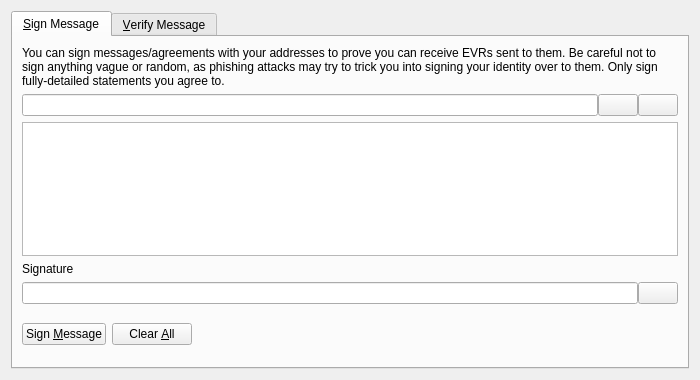
<?xml version="1.0" encoding="UTF-8"?>
<ui version="4.0">
 <class>SignVerifyMessageDialog</class>
 <widget class="QDialog" name="SignVerifyMessageDialog">
  <property name="geometry">
   <rect>
    <x>0</x>
    <y>0</y>
    <width>700</width>
    <height>380</height>
   </rect>
  </property>
  <property name="windowTitle">
   <string>Signatures - Sign / Verify a Message</string>
  </property>
  <property name="modal">
   <bool>true</bool>
  </property>
  <layout class="QVBoxLayout" name="verticalLayout">
   <item>
    <widget class="QTabWidget" name="tabWidget">
     <property name="currentIndex">
      <number>0</number>
     </property>
     <widget class="QWidget" name="tabSignMessage">
      <attribute name="title">
       <string>&amp;Sign Message</string>
      </attribute>
      <layout class="QVBoxLayout" name="verticalLayout_SM">
       <item>
        <widget class="QLabel" name="infoLabel_SM">
         <property name="text">
          <string>You can sign messages/agreements with your addresses to prove you can receive EVRs sent to them. Be careful not to sign anything vague or random, as phishing attacks may try to trick you into signing your identity over to them. Only sign fully-detailed statements you agree to.</string>
         </property>
         <property name="textFormat">
          <enum>Qt::PlainText</enum>
         </property>
         <property name="wordWrap">
          <bool>true</bool>
         </property>
        </widget>
       </item>
       <item>
        <layout class="QHBoxLayout" name="horizontalLayout_1_SM">
         <property name="spacing">
          <number>0</number>
         </property>
         <item>
          <widget class="QValidatedLineEdit" name="addressIn_SM">
           <property name="toolTip">
            <string>The Evrmore address to sign the message with</string>
           </property>
          </widget>
         </item>
         <item>
          <widget class="QPushButton" name="addressBookButton_SM">
           <property name="toolTip">
            <string>Choose previously used address</string>
           </property>
           <property name="text">
            <string/>
           </property>
           <property name="icon">
            <iconset resource="../evrmore.qrc">
             <normaloff>:/icons/address-book</normaloff>:/icons/address-book</iconset>
           </property>
           <property name="shortcut">
            <string>Alt+A</string>
           </property>
           <property name="autoDefault">
            <bool>false</bool>
           </property>
          </widget>
         </item>
         <item>
          <widget class="QPushButton" name="pasteButton_SM">
           <property name="toolTip">
            <string>Paste address from clipboard</string>
           </property>
           <property name="text">
            <string/>
           </property>
           <property name="icon">
            <iconset resource="../evrmore.qrc">
             <normaloff>:/icons/editpaste</normaloff>:/icons/editpaste</iconset>
           </property>
           <property name="shortcut">
            <string>Alt+P</string>
           </property>
           <property name="autoDefault">
            <bool>false</bool>
           </property>
          </widget>
         </item>
        </layout>
       </item>
       <item>
        <widget class="QPlainTextEdit" name="messageIn_SM">
         <property name="toolTip">
          <string>Enter the message you want to sign here</string>
         </property>
        </widget>
       </item>
       <item>
        <widget class="QLabel" name="signatureLabel_SM">
         <property name="text">
          <string>Signature</string>
         </property>
         <property name="textFormat">
          <enum>Qt::PlainText</enum>
         </property>
        </widget>
       </item>
       <item>
        <layout class="QHBoxLayout" name="horizontalLayout_2_SM">
         <property name="spacing">
          <number>0</number>
         </property>
         <item>
          <widget class="QLineEdit" name="signatureOut_SM">
           <property name="font">
            <font>
             <italic>true</italic>
            </font>
           </property>
           <property name="readOnly">
            <bool>true</bool>
           </property>
          </widget>
         </item>
         <item>
          <widget class="QPushButton" name="copySignatureButton_SM">
           <property name="toolTip">
            <string>Copy the current signature to the system clipboard</string>
           </property>
           <property name="text">
            <string/>
           </property>
           <property name="icon">
            <iconset resource="../evrmore.qrc">
             <normaloff>:/icons/editcopy</normaloff>:/icons/editcopy</iconset>
           </property>
           <property name="autoDefault">
            <bool>false</bool>
           </property>
          </widget>
         </item>
        </layout>
       </item>
       <item>
        <layout class="QHBoxLayout" name="horizontalLayout_3_SM">
         <item>
          <widget class="QPushButton" name="signMessageButton_SM">
           <property name="toolTip">
            <string>Sign the message to prove you own this Evrmore address</string>
           </property>
           <property name="text">
            <string>Sign &amp;Message</string>
           </property>
           <property name="icon">
            <iconset resource="../evrmore.qrc">
             <normaloff>:/icons/edit</normaloff>:/icons/edit</iconset>
           </property>
           <property name="autoDefault">
            <bool>false</bool>
           </property>
          </widget>
         </item>
         <item>
          <widget class="QPushButton" name="clearButton_SM">
           <property name="toolTip">
            <string>Reset all sign message fields</string>
           </property>
           <property name="text">
            <string>Clear &amp;All</string>
           </property>
           <property name="icon">
            <iconset resource="../evrmore.qrc">
             <normaloff>:/icons/remove</normaloff>:/icons/remove</iconset>
           </property>
           <property name="autoDefault">
            <bool>false</bool>
           </property>
          </widget>
         </item>
         <item>
          <spacer name="horizontalSpacer_1_SM">
           <property name="orientation">
            <enum>Qt::Horizontal</enum>
           </property>
           <property name="sizeHint" stdset="0">
            <size>
             <width>40</width>
             <height>48</height>
            </size>
           </property>
          </spacer>
         </item>
         <item>
          <widget class="QLabel" name="statusLabel_SM">
           <property name="font">
            <font>
             <weight>75</weight>
             <bold>true</bold>
            </font>
           </property>
           <property name="text">
            <string/>
           </property>
           <property name="wordWrap">
            <bool>true</bool>
           </property>
          </widget>
         </item>
         <item>
          <spacer name="horizontalSpacer_2_SM">
           <property name="orientation">
            <enum>Qt::Horizontal</enum>
           </property>
           <property name="sizeHint" stdset="0">
            <size>
             <width>40</width>
             <height>48</height>
            </size>
           </property>
          </spacer>
         </item>
        </layout>
       </item>
      </layout>
     </widget>
     <widget class="QWidget" name="tabVerifyMessage">
      <attribute name="title">
       <string>&amp;Verify Message</string>
      </attribute>
      <layout class="QVBoxLayout" name="verticalLayout_VM">
       <item>
        <widget class="QLabel" name="infoLabel_VM">
         <property name="text">
          <string>Enter the receiver's address, message (ensure you copy line breaks, spaces, tabs, etc. exactly) and signature below to verify the message. Be careful not to read more into the signature than what is in the signed message itself, to avoid being tricked by a man-in-the-middle attack. Note that this only proves the signing party receives with the address, it cannot prove sendership of any transaction!</string>
         </property>
         <property name="textFormat">
          <enum>Qt::PlainText</enum>
         </property>
         <property name="alignment">
          <set>Qt::AlignLeading|Qt::AlignLeft|Qt::AlignTop</set>
         </property>
         <property name="wordWrap">
          <bool>true</bool>
         </property>
        </widget>
       </item>
       <item>
        <layout class="QHBoxLayout" name="horizontalLayout_1_VM">
         <property name="spacing">
          <number>0</number>
         </property>
         <item>
          <widget class="QValidatedLineEdit" name="addressIn_VM">
           <property name="toolTip">
            <string>The Evrmore address the message was signed with</string>
           </property>
          </widget>
         </item>
         <item>
          <widget class="QPushButton" name="addressBookButton_VM">
           <property name="toolTip">
            <string>Choose previously used address</string>
           </property>
           <property name="text">
            <string/>
           </property>
           <property name="icon">
            <iconset resource="../evrmore.qrc">
             <normaloff>:/icons/address-book</normaloff>:/icons/address-book</iconset>
           </property>
           <property name="shortcut">
            <string>Alt+A</string>
           </property>
           <property name="autoDefault">
            <bool>false</bool>
           </property>
          </widget>
         </item>
        </layout>
       </item>
       <item>
        <widget class="QPlainTextEdit" name="messageIn_VM"/>
       </item>
       <item>
        <widget class="QValidatedLineEdit" name="signatureIn_VM"/>
       </item>
       <item>
        <layout class="QHBoxLayout" name="horizontalLayout_2_VM">
         <item>
          <widget class="QPushButton" name="verifyMessageButton_VM">
           <property name="toolTip">
            <string>Verify the message to ensure it was signed with the specified Evrmore address</string>
           </property>
           <property name="text">
            <string>Verify &amp;Message</string>
           </property>
           <property name="icon">
            <iconset resource="../evrmore.qrc">
             <normaloff>:/icons/transaction_0</normaloff>:/icons/transaction_0</iconset>
           </property>
           <property name="autoDefault">
            <bool>false</bool>
           </property>
          </widget>
         </item>
         <item>
          <widget class="QPushButton" name="clearButton_VM">
           <property name="toolTip">
            <string>Reset all verify message fields</string>
           </property>
           <property name="text">
            <string>Clear &amp;All</string>
           </property>
           <property name="icon">
            <iconset resource="../evrmore.qrc">
             <normaloff>:/icons/remove</normaloff>:/icons/remove</iconset>
           </property>
           <property name="autoDefault">
            <bool>false</bool>
           </property>
          </widget>
         </item>
         <item>
          <spacer name="horizontalSpacer_1_VM">
           <property name="orientation">
            <enum>Qt::Horizontal</enum>
           </property>
           <property name="sizeHint" stdset="0">
            <size>
             <width>40</width>
             <height>48</height>
            </size>
           </property>
          </spacer>
         </item>
         <item>
          <widget class="QLabel" name="statusLabel_VM">
           <property name="font">
            <font>
             <weight>75</weight>
             <bold>true</bold>
            </font>
           </property>
           <property name="text">
            <string/>
           </property>
           <property name="wordWrap">
            <bool>true</bool>
           </property>
          </widget>
         </item>
         <item>
          <spacer name="horizontalSpacer_2_VM">
           <property name="orientation">
            <enum>Qt::Horizontal</enum>
           </property>
           <property name="sizeHint" stdset="0">
            <size>
             <width>40</width>
             <height>48</height>
            </size>
           </property>
          </spacer>
         </item>
        </layout>
       </item>
      </layout>
     </widget>
    </widget>
   </item>
  </layout>
 </widget>
 <customwidgets>
  <customwidget>
   <class>QValidatedLineEdit</class>
   <extends>QLineEdit</extends>
   <header>qvalidatedlineedit.h</header>
  </customwidget>
 </customwidgets>
 <resources>
  <include location="../evrmore.qrc"/>
 </resources>
 <connections/>
</ui>
